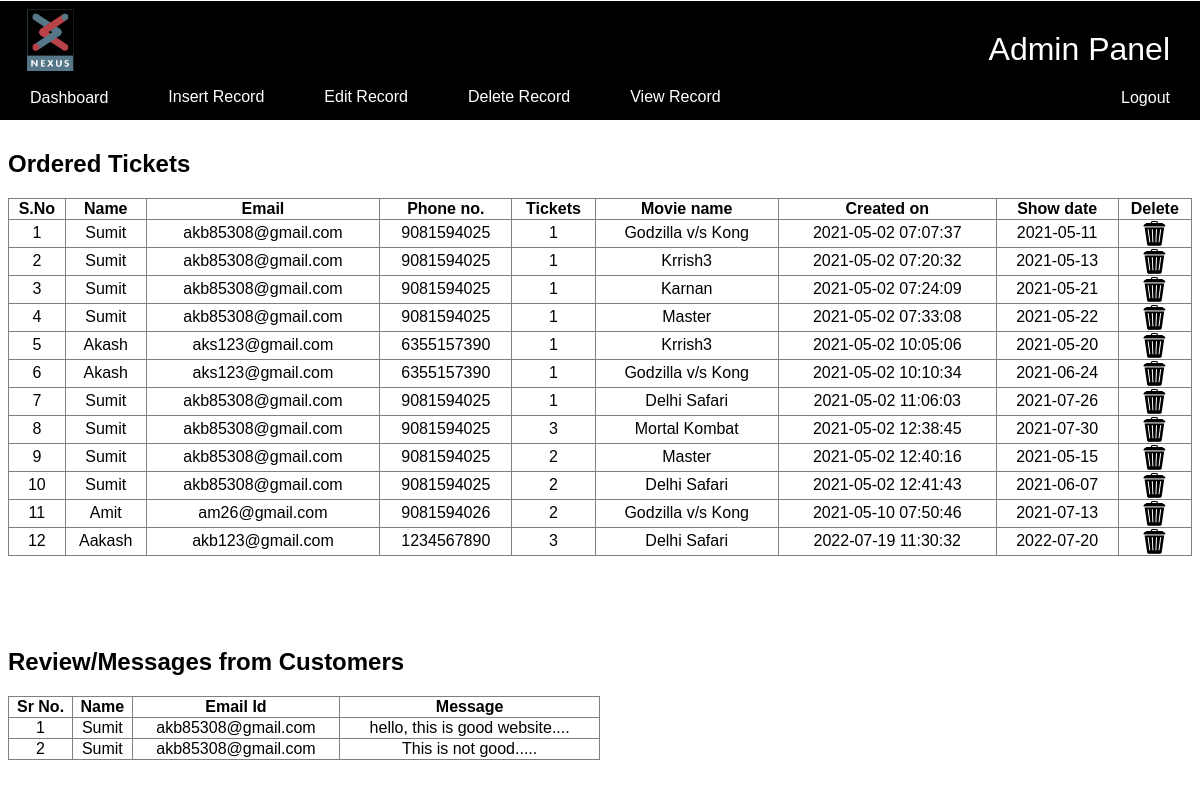
/admin/admin.php, run on the app's committed database.
### tables this page shows
CREATE TABLE `tb_ticket` (
  `id` int(100) NOT NULL,
  `uname` varchar(50) NOT NULL,
  `email` varchar(50) NOT NULL,
  `phone` bigint(20) NOT NULL,
  `qty` int(20) DEFAULT NULL,
  `movie_name` varchar(100) NOT NULL,
  `created on` timestamp NOT NULL DEFAULT current_timestamp() ON UPDATE current_timestamp(),
  `show_date` varchar(100) NOT NULL,
  `show_time` varchar(100) NOT NULL
);

CREATE TABLE `review` (
  `name` varchar(100) NOT NULL,
  `email` varchar(100) NOT NULL,
  `message` text NOT NULL
);

### admin/admin.php (the view, shortened to what this page needs)
<html>
<head>
    <link rel="stylesheet" href="css/style.css" />
</head>
<body>
<div style="height:13%;width:100%;background-color:black;margin-top:1px;float:left;position: fixed;top:0px;right:0px">
	<img src="../admin/nexus.png" height="80px" width="80px" style="margin-bottom:10px;margin-left: 10px">
	<font color="white" size="6%" style="margin-top: 30px;float: right;margin-right:30px">Admin Panel</font>
</div>
<div style="height:45px;width:100%;background-color:black;position: fixed;margin-top:75px;float:left;top:0px;right:0px;">
	<div class="dropdown" style="float: left;">
		<a class="dropbtn" href="admin.php" style="margin-top: 1px;">Dashboard</a>
	</div>
	<div class="dropdown" style="float: left;">
		<button class="dropbtn">Insert Record</button>
  	</div>
	<div class="dropdown" style="float: left;">
		<button class="dropbtn">Edit Record</button>
  	</div>
	<div class="dropdown" style="float: left;">
		<button class="dropbtn">Delete Record</button>
  	</div>
	<div class="dropdown" style="float: left;">
		<button class="dropbtn">View Record</button>
	</div>
  <div class="dropdown" style="float: right;">
    <a class="dropbtn" href="logout.php" style="margin-top: 1px;">Logout</a>
  </div>
</div>
<?php
	include('db.php');
?>
		<div class="form">
			<h2>Ordered Tickets</h2>
			<table width="100%" border="1" style="border-collapse:collapse;">
				<thead>
					<tr>
						<th><strong>S.No</strong></th>
						<th><strong>Name</strong></th>
						<th><strong>Email</strong></th>
						<th><strong>Phone no.</strong></th>
						<th><strong>Tickets</strong></th>
						<th><strong>Movie name</strong></th>
						<th><strong>Created on</strong></th>
						<th><strong>Show date</strong></th>
						<th><strong>Delete</strong></th>
					</tr>
				</thead>
				<tbody>
					<?php
						$count=1;
						$sel_query="Select * from tb_ticket ORDER BY id;";
						$result = mysqli_query($con,$sel_query);
							while($row = mysqli_fetch_assoc($result))
							{
					?>
						<tr>
							<td align="center"><?php echo $count; ?></td>
							<td align="center"><?php echo $row["uname"]; ?></td>
							<td align="center"><?php echo $row["email"]; ?></td>
							<td align="center"><?php echo $row["phone"]; ?></td>
							<td align="center"><?php echo $row["qty"];?></td>
							<td align="center"><?php echo $row["movie_name"]; ?></td>
							<td align="center"><?php echo $row["created on"]; ?></td>
							<td align="center"><?php echo $row["show_date"]; ?></td>
							<td align="center"><a href="cancel-ticket-order.php?id=<?php echo $row["id"]; ?>"><img src="../upload/delete.png" width="25px" height="25px"></a></td>
						</tr>
						<?php
							$count++;
							}
						?>
				</tbody>
			</table>
			<br/><br/><br/><br/>
		</div>
		<div>
			<h2>Review/Messages from Customers</h2>
			<table width="50%" border="1" bordercolor="gray" style="border-collapse:collapse;">
				<thead>
									<tr><th><strong>Sr No.</strong></th><th><strong>Name</strong></th><th><strong>Email Id</strong></th><th><strong>Message</strong></th>
				</thead>
				<tbody>
					<?php
						$count=1;
						$sel_query="Select * from review";
						$result = mysqli_query($con,$sel_query);
							while($row = mysqli_fetch_assoc($result))
							{
					?>
					<tr><td align="center"><?php echo $count; ?></td><td align="center"><?php echo $row["name"]; ?></td><td align="center"><?php echo $row["email"]; ?></td></td><td align="center"><?php echo $row["message"]; ?></td></tr>
						<?php
							$count++;
							}
						?>
				</tbody>
			</table>
			<br /><br /><br /><br />
		</div>
</body>
</html>

### admin/css/style.css (style rules this page uses)
body { font-family:Arial, Sans-Serif; }
.dropbtn { background-color: black; border: 0px; color: white; text-align: center; text-decoration: none; display: inline-block; font-size: 16px; position:relative; padding: 13px 30px; }
.form { margin-top: 150px; }

### data on the page
tb_ticket: uname "Sumit", email "akb85308@gmail.com", phone "9081594025", qty "1", movie_name "Godzilla v/s Kong", created on "2021-05-02 07:07:37", show_date "2021-05-11"
tb_ticket: uname "Sumit", email "akb85308@gmail.com", phone "9081594025", qty "1", movie_name "Krrish3", created on "2021-05-02 07:20:32", show_date "2021-05-13"
tb_ticket: uname "Sumit", email "akb85308@gmail.com", phone "9081594025", qty "1", movie_name "Karnan", created on "2021-05-02 07:24:09", show_date "2021-05-21"
tb_ticket: uname "Sumit", email "akb85308@gmail.com", phone "9081594025", qty "1", movie_name "Master", created on "2021-05-02 07:33:08", show_date "2021-05-22"
tb_ticket: uname "Akash", email "aks123@gmail.com", phone "6355157390", qty "1", movie_name "Krrish3", created on "2021-05-02 10:05:06", show_date "2021-05-20"
tb_ticket: uname "Akash", email "aks123@gmail.com", phone "6355157390", qty "1", movie_name "Godzilla v/s Kong", created on "2021-05-02 10:10:34", show_date "2021-06-24"
tb_ticket: uname "Sumit", email "akb85308@gmail.com", phone "9081594025", qty "1", movie_name "Delhi Safari", created on "2021-05-02 11:06:03", show_date "2021-07-26"
tb_ticket: uname "Sumit", email "akb85308@gmail.com", phone "9081594025", qty "3", movie_name "Mortal Kombat", created on "2021-05-02 12:38:45", show_date "2021-07-30"
tb_ticket: uname "Sumit", email "akb85308@gmail.com", phone "9081594025", qty "2", movie_name "Master", created on "2021-05-02 12:40:16", show_date "2021-05-15"
tb_ticket: uname "Sumit", email "akb85308@gmail.com", phone "9081594025", qty "2", movie_name "Delhi Safari", created on "2021-05-02 12:41:43", show_date "2021-06-07"
tb_ticket: uname "Amit", email "am26@gmail.com", phone "9081594026", qty "2", movie_name "Godzilla v/s Kong", created on "2021-05-10 07:50:46", show_date "2021-07-13"
tb_ticket: uname "Aakash", email "akb123@gmail.com", phone "1234567890", qty "3", movie_name "Delhi Safari", created on "2022-07-19 11:30:32", show_date "2022-07-20"
review: name "Sumit", email "akb85308@gmail.com", message "hello, this is good website...."
review: name "Sumit", email "akb85308@gmail.com", message "This is not good....."
